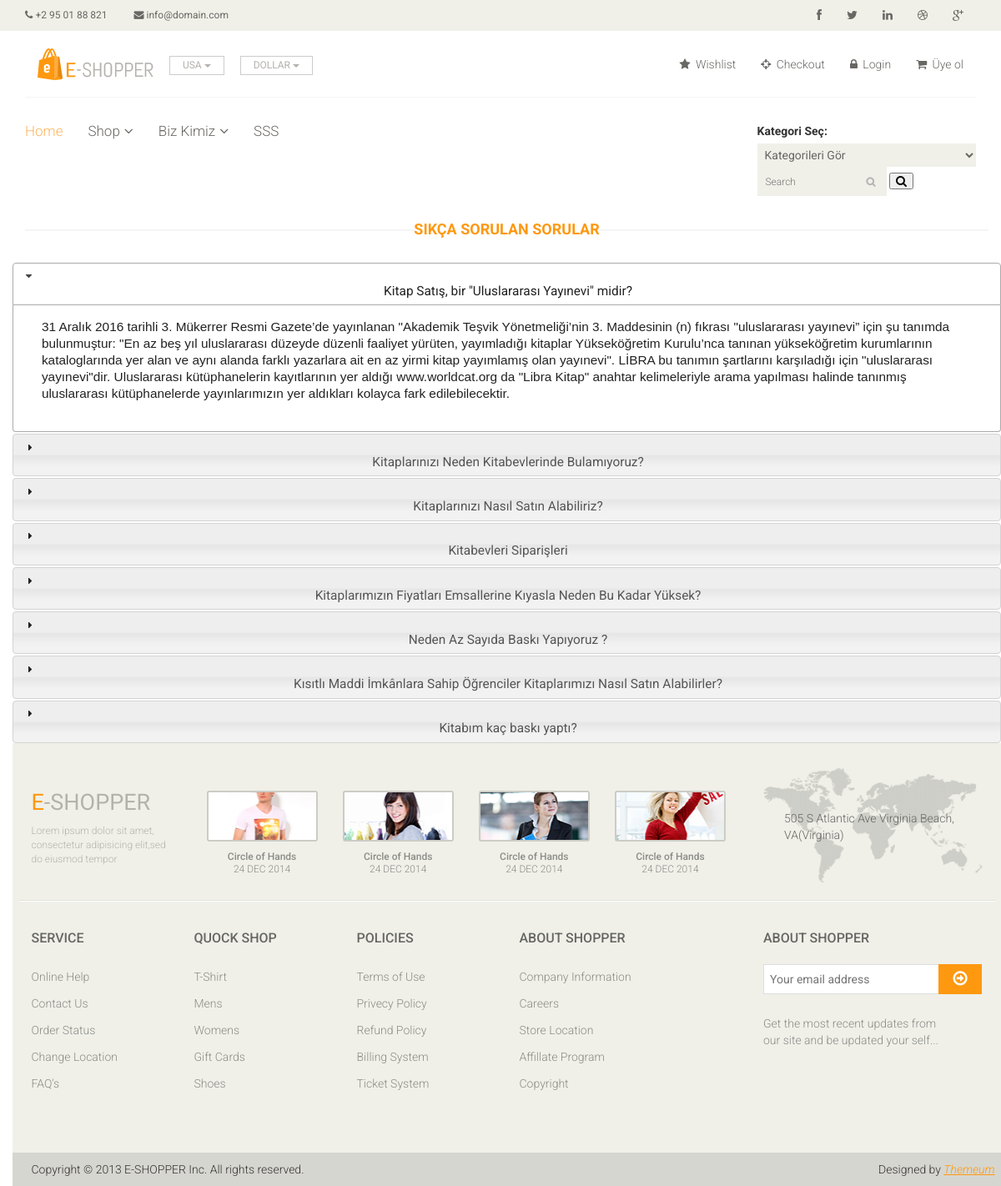
Screenshot of /sss/ with the database file from the repository.
### home/models.py (models this page shows, shortened)
class FAQ(models.Model):
    STATUS = (
        ('True', 'Evet'),
        ('False', 'Hayır'),
    )
    ordernumber=models.IntegerField()
    questions = models.CharField(blank=True,max_length=150)
    answer = models.TextField(blank=True)
    status=models.CharField(max_length=10,choices=STATUS)
    created_at = models.DateTimeField(auto_now_add=True)
    update_at = models.DateTimeField(auto_now_add=True)

### home/views.py (the view)
# urls.py: path('sss/',views.faq,name = 'faq'),
def faq(request):
    category = Category.objects.all()
    faq = FAQ.objects.all().order_by('-ordernumber')
    context = {
        'category': category,
        'faq': faq,
    }
    return render(request, 'faq.html', context)

### home/templates/faq.html (shortened to what this page needs)
{% extends "homebase.html" %}
{% block content %}
    <div class="col-sm-12 padding-right">
					<div class="features_items">
						<h2 class="title text-center">Sıkça Sorulan Sorular</h2>
                    <div id="accordion">
                        {% for rs in faq %}
                            <h3><center>{{ rs.questions}}</center></h3>
                            <div>{{ rs.answer }} </div>
                        {% endfor %}
                    </div>
					</div>
 {% endblock %}

### home/static/css/main.css (style rules this page uses)
body { font-family: 'Roboto', sans-serif; position: relative; font-weight: 400px; }
h1, h2, h3, h4, h5, h6 { font-family: 'Roboto', sans-serif; }
.left-sidebar h2:after, h2.title:after { content: " "; position: absolute; border: 1px solid #f5f5f5; bottom: 8px; left: 0; width: 100%; height: 0; z-index: -2; }
h2.title:before { content: " "; position: absolute; background: #fff; bottom: -6px; width: 220px; height: 30px; z-index: -1; left: 50%; margin-left: -110px; }
.padding-right { padding-right: 0; }
.features_items { overflow: hidden; }
h2.title { color: #FE980F; font-family: 'Roboto', sans-serif; font-size: 18px; font-weight: 700; margin: 0 15px; text-transform: uppercase; margin-bottom: 30px; position: relative; }

### rows the page displays
FAQ: questions "Kitap Satış, bir \"Uluslararası Yayınevi\" midir?", answer "31 Aralık 2016 tarihli 3. Mükerrer Resmi Gazete’de yayınlanan \"Akademik Teşvik Yönetmeliği’nin 3. Maddesinin (n) fıkrası \"uluslararası yayınevi” için şu tanımda bulunmuştur: \"En az beş yıl uluslararası düzeyde düzenli faaliyet yürüten, yayımladığı kitaplar Yükseköğretim Kurulu’nca tanınan yükseköğretim kurumlarının kataloglarında yer alan ve aynı alanda farklı yazarlara ait en az yirmi kitap yayımlamış olan yayınevi\". LİBRA bu tanımın şartlarını karşıladığı için \"uluslararası yayınevi\"dir. Uluslararası kütüphanelerin kayıtlarının yer aldığı www.worldcat.org da \"Libra Kitap\" anahtar kelimeleriyle arama yapılması halinde tanınmış uluslararası kütüphanelerde yayınlarımızın yer aldıkları…"
FAQ: questions "Kitaplarınızı Neden Kitabevlerinde Bulamıyoruz?"
FAQ: questions "Kitaplarınızı Nasıl Satın Alabiliriz?"
FAQ: questions "Kitabevleri Siparişleri"
FAQ: questions "Kitaplarımızın Fiyatları Emsallerine Kıyasla Neden Bu Kadar Yüksek?"
FAQ: questions "Neden Az Sayıda Baskı Yapıyoruz ?"
FAQ: questions "Kısıtlı Maddi İmkânlara Sahip Öğrenciler Kitaplarımızı Nasıl Satın Alabilirler?"
FAQ: questions "Kitabım kaç baskı yaptı?"
